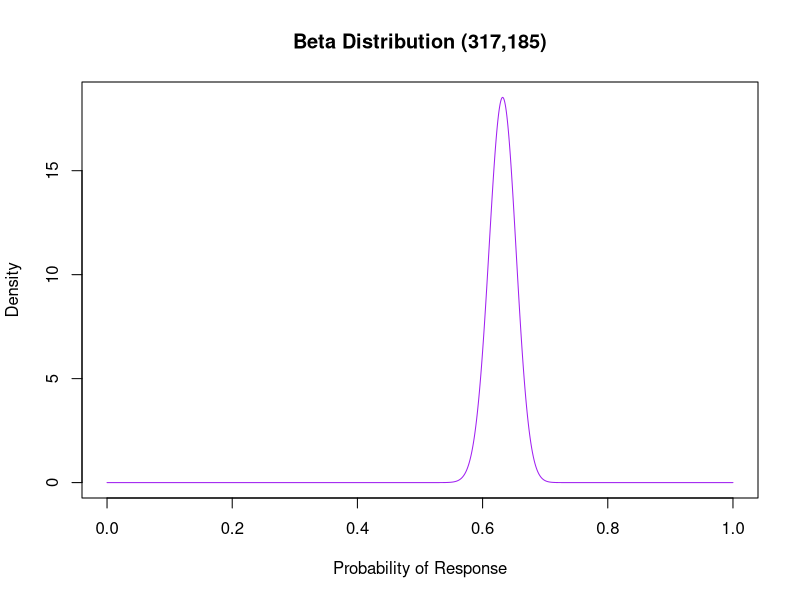

Recreate this plot in R.
## ---- chunk 1
knitr::opts_chunk$set(echo = TRUE)
library(flextable)
library(tidyverse)
library(stats)
library(ggplot2)
set.seed(1234)
## ---- chunk 2
bayes_sim = function(alpha.prior = 1, beta.prior = 1, N_total = 20, events = 0:20, theta_target = 0.25){
  ## bayes simulation for beta prior, beta posterior. 
  
  #### Inputs
  ## N_total - the total number of participants in the actual trial
  ## events - the list of numbers of successes we are using to update our posterior
  ## theta_target - the target effect size 
  
  #### Outputs
  ## simdat - data frame containing:
  ### events, N_total, alpha.prior, beta.prior - input parameters
  ### alpha.post, beta.post - posterior distribution parameters
  ### Pr[theta <= theta_target] - probability that the true effect size 
  ###                             is LESS THAN the target effect size
  
simdat = data.frame(events = events, 
                    N_total = N_total,
                    alpha.prior = alpha.prior, 
                    beta.prior = beta.prior) %>%
  
  ## note: alpha new = alpha old + y new, beta new = beta old + N - y new
  mutate(alpha.post = alpha.prior + events,
         beta.post = beta.prior + N_total - events,
         `Pr[theta <= theta_target]` = pbeta(theta_target, alpha.post, beta.post))
return(simdat)
}

get_beta_post = function(alpha.prior, beta.prior, y, N){
  simdat = data.frame(y = y, alpha.post = c(NA), beta.post = c(NA))
  
  ## note: alpha new = alpha old + y new, beta new = beta old + N - y new
  
  simdat$alpha.post = alpha.prior + simdat$y
  simdat$beta.post = beta.prior + N - simdat$y
  
  simdat = simdat %>%
    mutate(mean.post = round(alpha.post / (alpha.post + beta.post), digits = 2)) %>%
    mutate(var.post = round((alpha.post * beta.post) / ((alpha.post + beta.post)^2 * (alpha.post + beta.post + 1)), digits = 4))
  
  simdat %>% flextable::flextable()
  return(simdat)
}

## Generate patients and outcomes for binary outcome
gen_binom_pats = function(N_pats, prob_success){
  results = list()
  results$pats = data.frame(sid = c(1:N_pats), outcome = rbinom(N_pats, 1, prob_success))
  results$summary = data.frame(y = sum(results$pats$outcome), N = N_pats)
  return(results)
  }
## ---- chunk 3
## flat prior
a0 = 1
b0 = 1
## events = dlts
## N-total = num patient treated
#bayes_sim(alpha.prior = 1, beta.prior = 1, N_total = 20, events = 0:20, theta_target = 0.25)

t.5 = bayes_sim(alpha.prior = 1, beta.prior = 1, N_total = 5, events = 0:5, theta_target = 0.25)
t.10 = bayes_sim(alpha.prior = 1, beta.prior = 1, N_total = 10, events = 0:10, theta_target = 0.25)
t.15 = bayes_sim(alpha.prior = 1, beta.prior = 1, N_total = 15, events = 0:15, theta_target = 0.25)
t.20 = bayes_sim(alpha.prior = 1, beta.prior = 1, N_total = 20, events = 0:20, theta_target = 0.25)

table.df = data.frame(ndlt = c(0:20), t5 = c(t.5$`Pr[theta <= theta_target]`, rep(NA,15)), t10 = c(t.10$`Pr[theta <= theta_target]`, rep(NA,10)), t15 = c(t.15$`Pr[theta <= theta_target]`, rep(NA,5)), t20 = c(t.20$`Pr[theta <= theta_target]`)) %>% mutate(t5 = 1-t5, t10 = 1-t10, t15 = 1-t15, t20 = 1-t20)

table1 = flextable(table.df) %>% 
  colformat_double(j = c(2:5), digits = 3) %>%
  set_header_labels(ndlt = "Number of DLTs", t5 = "5 Patients Treated", t10 = "10 Patients Treated", t15 = "15 Patients Treated", t20 = "20 Patients Treated") %>%
  bold(~t5 >= 0.8, 2) %>% bold(~t10 >= 0.8, 3) %>% bold(~t15 >= 0.8, 4) %>% bold(~t20 >= 0.8, 5); table1

## ---- chunk 4
## flat prior
a0 = 1
b0 = 1
N_total = 20
responses = 20 - c(0:20); responses
obs.prob = responses / 20; obs.prob
sim = bayes_sim(alpha.prior = 1, beta.prior = 1, N_total = N_total, events = responses, theta_target = 0.55)
posterior.prob = sim$`Pr[theta <= theta_target]`
## events = dlts
## N-total = num patient treated
#bayes_sim(alpha.prior = 1, beta.prior = 1, N_total = 20, events = 0:20, theta_target = 0.25)

tbl2 = data.frame(n.resp = responses, post = posterior.prob, obs = obs.prob) %>%
  mutate(fut = ifelse(post > .80, "yes", "no"))

table2 = flextable(tbl2) %>%
  colformat_double(j = c(2), digits = 3) %>%
  set_header_labels(n.resp = "Number of Responses Observed", post = "Posterior Probability of Suboptimal Response \n < 55%", obs = "Observed Response Probability", fut = "Treatment is Futile?"); table2
## ---- chunk 5
#Tuning the new priors with the study 1-5
#a.post = a.prior+y
#b.post = b.prior+n-y
#inital A & B
aini=1
bini=1
#Study 1 calculation
a1=aini+55
b1=bini+100-55
#Study 2 calculation
a2=a1+65
b2=b1+100-65
#Study 3 calculation
a3=a2+72
b3=b2+100-72
#Study 4 calculation
a4=a3+56
b4=b3+100-56
#Study 5 calculation
a5=a4+68
b5=b4+100-68
## flat prior
a0 = a5
b0 = b5
N_total = 20
responses = 20 - c(0:20); 
obs.prob = responses / 20; 
sim = bayes_sim(alpha.prior = a5, beta.prior = b5, N_total = N_total, events = responses, theta_target = 0.55)
posterior.prob = sim$`Pr[theta <= theta_target]`
## events = dlts
## N-total = num patient treated
#bayes_sim(alpha.prior = 1, beta.prior = 1, N_total = 20, events = 0:20, theta_target = 0.25)

tbl4 = data.frame(n.resp = responses, post = posterior.prob, obs = obs.prob) %>%
  mutate(fut = ifelse(post > .80, "yes", "no"))

table4 = flextable(tbl2) %>%
  colformat_double(j = c(2), digits = 3) %>%
  set_header_labels(n.resp = "Number of Responses Observed", post = "Posterior Probability of Suboptimal Response \n < 55%", obs = "Observed Response Probability", fut = "Treatment is Futile?"); table4
## ---- chunk 6
p=seq(0,1,length=10000)
plot(p, dbeta(p,a5,b5), type = 'l',ylab="Density",main="Beta Distribution (317,185)", col="purple", xlab="Probability of Response")
## ---- chunk 7
mean <- a5/(a5+b5)
var <- (a5*b5)/(((a5+b5)^2)*(a5+b5+1))
sd <- sqrt(var)
se <- sd/sqrt(100)
lowerci <- mean-(1.96*se)
upperci <- mean+(1.96*se)
